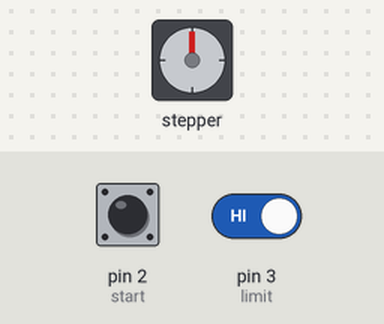
Bench run of a sketch on a simulated Arduino Uno, built with avr-gcc and run on an emulated ATmega328P. On the bench: stepper motor. Inputs (shaded band) come from the test bench; at power-on: pin 2 (start) HIGH, pin 3 (limit) HIGH. Stepper angles assume 2038 steps per turn.

Above: at 1.2 s.
1.3 s: pin 2 (start) pulled LOW for 0.15 s
At 1.75 s:
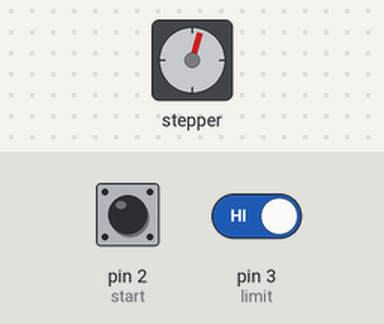
At 2.35 s:
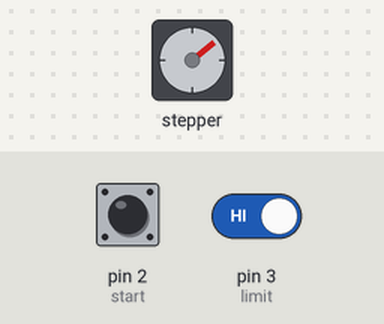
Timing chart, 0 to 16.3 s (numbered marks = the images above; inputs shaded):
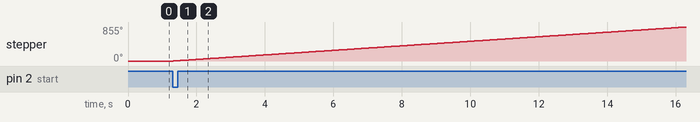

The sketch:

Stepper_interrupt.ino
```cpp
#include <Stepper.h>

#define STEPS 2038
#define pot A1
#define start 2
#define limit 3

Stepper stepper(STEPS, 4, 5, 6, 7);
volatile byte stopval = 0;


void setup() {
  Serial.begin(9600);
  pinMode(start, INPUT_PULLUP);
  pinMode(limit, INPUT_PULLUP);
  attachInterrupt(digitalPinToInterrupt(limit), stopstep, RISING);
  stepper.setSpeed(10);
}

void loop() {
  if (digitalRead(2) == LOW)                                        // Checks if start button is pushed
    stopval = 1;                                                    // Set stopval as 1

  if (stopval == 1)                                                 // Checks if stopval is 1
    stepper.step(1);                                                // Runs the stepper motor
}

void stopstep() {                                                   // Interrupts schedule
  stopval = 0;                                                      // Set stopval as 0
}
```

Measured:
- after the input at 1.3 s, stepper: keeps turning clockwise at about 57°/s, starting at once
